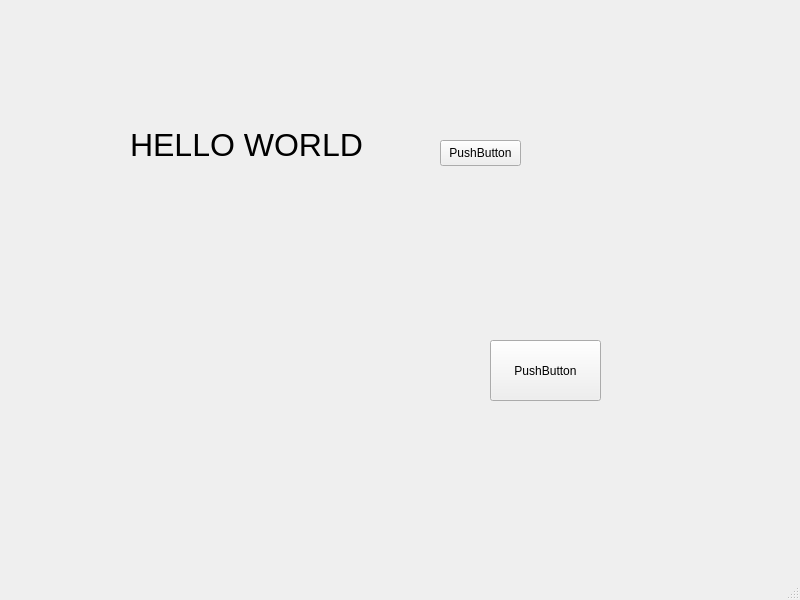
<?xml version="1.0" encoding="UTF-8"?>
<ui version="4.0">
 <class>Nan</class>
 <widget class="QMainWindow" name="Nan">
  <property name="geometry">
   <rect>
    <x>0</x>
    <y>0</y>
    <width>800</width>
    <height>600</height>
   </rect>
  </property>
  <property name="windowTitle">
   <string>MainWindow</string>
  </property>
  <widget class="QWidget" name="centralwidget">
   <widget class="QLabel" name="label">
    <property name="geometry">
     <rect>
      <x>-20</x>
      <y>-10</y>
      <width>821</width>
      <height>571</height>
     </rect>
    </property>
    <property name="styleSheet">
     <string notr="true">background-image: url(:/images/Static/screen.png);</string>
    </property>
    <property name="text">
     <string/>
    </property>
    <property name="pixmap">
     <pixmap resource="../ressource.qrc">:/images/Static/screen.png</pixmap>
    </property>
    <property name="scaledContents">
     <bool>true</bool>
    </property>
   </widget>
   <widget class="QLabel" name="label_2">
    <property name="geometry">
     <rect>
      <x>130</x>
      <y>70</y>
      <width>291</width>
      <height>151</height>
     </rect>
    </property>
    <property name="text">
     <string>&lt;html&gt;&lt;head/&gt;&lt;body&gt;&lt;p&gt;&lt;span style=&quot; font-size:24pt;&quot;&gt;HELLO WORLD&lt;/span&gt;&lt;/p&gt;&lt;/body&gt;&lt;/html&gt;</string>
    </property>
   </widget>
   <widget class="QPushButton" name="pushButton">
    <property name="geometry">
     <rect>
      <x>490</x>
      <y>340</y>
      <width>111</width>
      <height>61</height>
     </rect>
    </property>
    <property name="text">
     <string>PushButton</string>
    </property>
   </widget>
   <widget class="QPushButton" name="btn">
    <property name="geometry">
     <rect>
      <x>440</x>
      <y>140</y>
      <width>81</width>
      <height>26</height>
     </rect>
    </property>
    <property name="text">
     <string>PushButton</string>
    </property>
   </widget>
  </widget>
  <widget class="QStatusBar" name="statusbar"/>
 </widget>
 <resources>
  <include location="../ressource.qrc"/>
 </resources>
 <connections/>
</ui>
